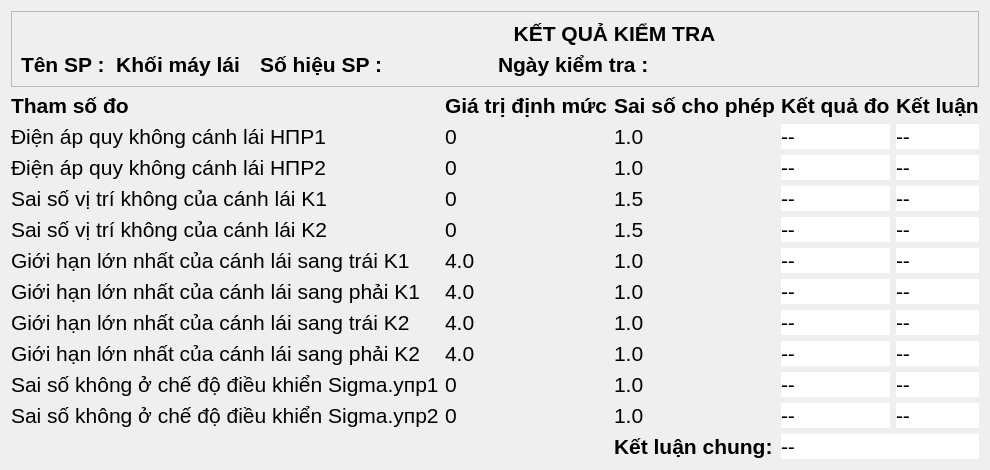
      <widget class="QWidget" name="tab_3">
       <attribute name="title">
        <string>Đo máy lái</string>
       </attribute>
       <layout class="QGridLayout" name="gridLayout_2">
        <item row="11" column="1">
         <widget class="QLabel" name="label_68">
          <property name="font">
           <font>
            <pointsize>16</pointsize>
           </font>
          </property>
          <property name="text">
           <string>0</string>
          </property>
         </widget>
        </item>
        <item row="11" column="2">
         <widget class="QLabel" name="label_69">
          <property name="font">
           <font>
            <pointsize>16</pointsize>
           </font>
          </property>
          <property name="text">
           <string>1.0</string>
          </property>
         </widget>
        </item>
        <item row="11" column="3">
         <widget class="QLabel" name="label_mlkq_10">
          <property name="font">
           <font>
            <pointsize>16</pointsize>
           </font>
          </property>
          <property name="autoFillBackground">
           <bool>false</bool>
          </property>
          <property name="styleSheet">
           <string notr="true">background-color: rgb(255, 255, 255);</string>
          </property>
          <property name="text">
           <string>--</string>
          </property>
         </widget>
        </item>
        <item row="11" column="4">
         <widget class="QLabel" name="label_mlkl_10">
          <property name="font">
           <font>
            <pointsize>16</pointsize>
           </font>
          </property>
          <property name="autoFillBackground">
           <bool>false</bool>
          </property>
          <property name="styleSheet">
           <string notr="true">background-color: rgb(255, 255, 255);</string>
          </property>
          <property name="text">
           <string>--</string>
          </property>
         </widget>
        </item>
        <item row="9" column="0">
         <widget class="QLabel" name="label_47">
          <property name="font">
           <font>
            <pointsize>16</pointsize>
           </font>
          </property>
          <property name="text">
           <string>Giới hạn lớn nhất của cánh lái sang phải K2</string>
          </property>
         </widget>
        </item>
        <item row="10" column="0">
         <widget class="QLabel" name="label_48">
          <property name="font">
           <font>
            <pointsize>16</pointsize>
           </font>
          </property>
          <property name="text">
           <string>Sai số không ở chế độ điều khiển Sigma.упр1</string>
          </property>
         </widget>
        </item>
        <item row="2" column="1">
         <widget class="QLabel" name="label_49">
          <property name="font">
           <font>
            <pointsize>16</pointsize>
           </font>
          </property>
          <property name="text">
           <string>0</string>
          </property>
         </widget>
        </item>
        <item row="3" column="1">
         <widget class="QLabel" name="label_50">
          <property name="font">
           <font>
            <pointsize>16</pointsize>
           </font>
          </property>
          <property name="text">
           <string>0</string>
          </property>
         </widget>
        </item>
        <item row="4" column="1">
         <widget class="QLabel" name="label_51">
          <property name="font">
           <font>
            <pointsize>16</pointsize>
           </font>
          </property>
          <property name="text">
           <string>0</string>
          </property>
         </widget>
        </item>
        <item row="5" column="1">
         <widget class="QLabel" name="label_52">
          <property name="font">
           <font>
            <pointsize>16</pointsize>
           </font>
          </property>
          <property name="text">
           <string>0</string>
          </property>
         </widget>
        </item>
        <item row="6" column="1">
         <widget class="QLabel" name="label_53">
          <property name="font">
           <font>
            <pointsize>16</pointsize>
           </font>
          </property>
          <property name="text">
           <string>4.0</string>
          </property>
         </widget>
        </item>
        <item row="7" column="1">
         <widget class="QLabel" name="label_54">
          <property name="font">
           <font>
            <pointsize>16</pointsize>
           </font>
          </property>
          <property name="text">
           <string>4.0</string>
          </property>
         </widget>
        </item>
        <item row="8" column="1">
         <widget class="QLabel" name="label_55">
          <property name="font">
           <font>
            <pointsize>16</pointsize>
           </font>
          </property>
          <property name="text">
           <string>4.0</string>
          </property>
         </widget>
        </item>
        <item row="2" column="2">
         <widget class="QLabel" name="label_58">
          <property name="font">
           <font>
            <pointsize>16</pointsize>
           </font>
          </property>
          <property name="text">
           <string>1.0</string>
          </property>
         </widget>
        </item>
        <item row="9" column="1">
         <widget class="QLabel" name="label_56">
          <property name="font">
           <font>
            <pointsize>16</pointsize>
           </font>
          </property>
          <property name="text">
           <string>4.0</string>
          </property>
         </widget>
        </item>
        <item row="10" column="1">
         <widget class="QLabel" name="label_57">
          <property name="font">
           <font>
            <pointsize>16</pointsize>
           </font>
          </property>
          <property name="text">
           <string>0</string>
          </property>
         </widget>
        </item>
        <item row="3" column="2">
         <widget class="QLabel" name="label_59">
          <property name="font">
           <font>
            <pointsize>16</pointsize>
           </font>
          </property>
          <property name="text">
           <string>1.0</string>
          </property>
         </widget>
        </item>
        <item row="4" column="2">
         <widget class="QLabel" name="label_60">
          <property name="font">
           <font>
            <pointsize>16</pointsize>
           </font>
          </property>
          <property name="text">
           <string>1.5</string>
          </property>
         </widget>
        </item>
        <item row="5" column="2">
         <widget class="QLabel" name="label_61">
          <property name="font">
           <font>
            <pointsize>16</pointsize>
           </font>
          </property>
          <property name="text">
           <string>1.5</string>
          </property>
         </widget>
        </item>
        <item row="6" column="2">
         <widget class="QLabel" name="label_62">
          <property name="font">
           <font>
            <pointsize>16</pointsize>
           </font>
          </property>
          <property name="text">
           <string>1.0</string>
          </property>
         </widget>
        </item>
        <item row="7" column="2">
         <widget class="QLabel" name="label_63">
          <property name="font">
           <font>
            <pointsize>16</pointsize>
           </font>
          </property>
          <property name="text">
           <string>1.0</string>
          </property>
         </widget>
        </item>
        <item row="8" column="2">
         <widget class="QLabel" name="label_64">
          <property name="font">
           <font>
            <pointsize>16</pointsize>
           </font>
          </property>
          <property name="text">
           <string>1.0</string>
          </property>
         </widget>
        </item>
        <item row="9" column="2">
         <widget class="QLabel" name="label_65">
          <property name="font">
           <font>
            <pointsize>16</pointsize>
           </font>
          </property>
          <property name="text">
           <string>1.0</string>
          </property>
         </widget>
        </item>
        <item row="10" column="2">
         <widget class="QLabel" name="label_66">
          <property name="font">
           <font>
            <pointsize>16</pointsize>
           </font>
          </property>
          <property name="text">
           <string>1.0</string>
          </property>
         </widget>
        </item>
        <item row="11" column="0">
         <widget class="QLabel" name="label_67">
          <property name="font">
           <font>
            <pointsize>16</pointsize>
           </font>
          </property>
          <property name="text">
           <string>Sai số không ở chế độ điều khiển Sigma.упр2</string>
          </property>
         </widget>
        </item>
        <item row="2" column="4">
         <widget class="QLabel" name="label_mlkl_1">
          <property name="font">
           <font>
            <pointsize>16</pointsize>
           </font>
          </property>
          <property name="autoFillBackground">
           <bool>false</bool>
          </property>
          <property name="styleSheet">
           <string notr="true">background-color: rgb(255, 255, 255);</string>
          </property>
          <property name="text">
           <string>--</string>
          </property>
         </widget>
        </item>
        <item row="3" column="3">
         <widget class="QLabel" name="label_mlkq_2">
          <property name="font">
           <font>
            <pointsize>16</pointsize>
           </font>
          </property>
          <property name="autoFillBackground">
           <bool>false</bool>
          </property>
          <property name="styleSheet">
           <string notr="true">background-color: rgb(255, 255, 255);</string>
          </property>
          <property name="text">
           <string>--</string>
          </property>
         </widget>
        </item>
        <item row="4" column="3">
         <widget class="QLabel" name="label_mlkq_3">
          <property name="font">
           <font>
            <pointsize>16</pointsize>
           </font>
          </property>
          <property name="autoFillBackground">
           <bool>false</bool>
          </property>
          <property name="styleSheet">
           <string notr="true">background-color: rgb(255, 255, 255);</string>
          </property>
          <property name="text">
           <string>--</string>
          </property>
         </widget>
        </item>
        <item row="5" column="3">
         <widget class="QLabel" name="label_mlkq_4">
          <property name="font">
           <font>
            <pointsize>16</pointsize>
           </font>
          </property>
          <property name="autoFillBackground">
           <bool>false</bool>
          </property>
          <property name="styleSheet">
           <string notr="true">background-color: rgb(255, 255, 255);</string>
          </property>
          <property name="text">
           <string>--</string>
          </property>
         </widget>
        </item>
        <item row="6" column="3">
         <widget class="QLabel" name="label_mlkq_5">
          <property name="font">
           <font>
            <pointsize>16</pointsize>
           </font>
          </property>
          <property name="autoFillBackground">
           <bool>false</bool>
          </property>
          <property name="styleSheet">
           <string notr="true">background-color: rgb(255, 255, 255);</string>
          </property>
          <property name="text">
           <string>--</string>
          </property>
         </widget>
        </item>
        <item row="7" column="3">
         <widget class="QLabel" name="label_mlkq_6">
          <property name="font">
           <font>
            <pointsize>16</pointsize>
           </font>
          </property>
          <property name="autoFillBackground">
           <bool>false</bool>
          </property>
          <property name="styleSheet">
           <string notr="true">background-color: rgb(255, 255, 255);</string>
          </property>
          <property name="text">
           <string>--</string>
          </property>
         </widget>
        </item>
        <item row="8" column="3">
         <widget class="QLabel" name="label_mlkq_7">
          <property name="font">
           <font>
            <pointsize>16</pointsize>
           </font>
          </property>
          <property name="autoFillBackground">
           <bool>false</bool>
          </property>
          <property name="styleSheet">
           <string notr="true">background-color: rgb(255, 255, 255);</string>
          </property>
          <property name="text">
           <string>--</string>
          </property>
         </widget>
        </item>
        <item row="9" column="3">
         <widget class="QLabel" name="label_mlkq_8">
          <property name="font">
           <font>
            <pointsize>16</pointsize>
           </font>
          </property>
          <property name="autoFillBackground">
           <bool>false</bool>
          </property>
          <property name="styleSheet">
           <string notr="true">background-color: rgb(255, 255, 255);</string>
          </property>
          <property name="text">
           <string>--</string>
          </property>
         </widget>
        </item>
        <item row="6" column="4">
         <widget class="QLabel" name="label_mlkl_5">
          <property name="font">
           <font>
            <pointsize>16</pointsize>
           </font>
          </property>
          <property name="autoFillBackground">
           <bool>false</bool>
          </property>
          <property name="styleSheet">
           <string notr="true">background-color: rgb(255, 255, 255);</string>
          </property>
          <property name="text">
           <string>--</string>
          </property>
         </widget>
        </item>
        <item row="7" column="4">
         <widget class="QLabel" name="label_mlkl_6">
          <property name="font">
           <font>
            <pointsize>16</pointsize>
           </font>
          </property>
          <property name="autoFillBackground">
           <bool>false</bool>
          </property>
          <property name="styleSheet">
           <string notr="true">background-color: rgb(255, 255, 255);</string>
          </property>
          <property name="text">
           <string>--</string>
          </property>
         </widget>
        </item>
        <item row="8" column="4">
         <widget class="QLabel" name="label_mlkl_7">
          <property name="font">
           <font>
            <pointsize>16</pointsize>
           </font>
          </property>
          <property name="autoFillBackground">
           <bool>false</bool>
          </property>
          <property name="styleSheet">
           <string notr="true">background-color: rgb(255, 255, 255);</string>
          </property>
          <property name="text">
           <string>--</string>
          </property>
         </widget>
        </item>
        <item row="9" column="4">
         <widget class="QLabel" name="label_mlkl_8">
          <property name="font">
           <font>
            <pointsize>16</pointsize>
           </font>
          </property>
          <property name="autoFillBackground">
           <bool>false</bool>
          </property>
          <property name="styleSheet">
           <string notr="true">background-color: rgb(255, 255, 255);</string>
          </property>
          <property name="text">
           <string>--</string>
          </property>
         </widget>
        </item>
        <item row="10" column="4">
         <widget class="QLabel" name="label_mlkl_9">
          <property name="font">
           <font>
            <pointsize>16</pointsize>
           </font>
          </property>
          <property name="autoFillBackground">
           <bool>false</bool>
          </property>
          <property name="styleSheet">
           <string notr="true">background-color: rgb(255, 255, 255);</string>
          </property>
          <property name="text">
           <string>--</string>
          </property>
         </widget>
        </item>
        <item row="2" column="0">
         <widget class="QLabel" name="label_40">
          <property name="font">
           <font>
            <pointsize>16</pointsize>
           </font>
          </property>
          <property name="text">
           <string>Điện áp quy không cánh lái НПР1</string>
          </property>
         </widget>
        </item>
        <item row="3" column="0">
         <widget class="QLabel" name="label_41">
          <property name="font">
           <font>
            <pointsize>16</pointsize>
           </font>
          </property>
          <property name="text">
           <string>Điện áp quy không cánh lái НПР2</string>
          </property>
         </widget>
        </item>
        <item row="4" column="0">
         <widget class="QLabel" name="label_42">
          <property name="font">
           <font>
            <pointsize>16</pointsize>
           </font>
          </property>
          <property name="text">
           <string>Sai số vị trí không của cánh lái K1</string>
          </property>
         </widget>
        </item>
        <item row="5" column="0">
         <widget class="QLabel" name="label_43">
          <property name="font">
           <font>
            <pointsize>16</pointsize>
           </font>
          </property>
          <property name="text">
           <string>Sai số vị trí không của cánh lái K2</string>
          </property>
         </widget>
        </item>
        <item row="6" column="0">
         <widget class="QLabel" name="label_44">
          <property name="font">
           <font>
            <pointsize>16</pointsize>
           </font>
          </property>
          <property name="text">
           <string>Giới hạn lớn nhất của cánh lái sang trái K1</string>
          </property>
         </widget>
        </item>
        <item row="7" column="0">
         <widget class="QLabel" name="label_45">
          <property name="font">
           <font>
            <pointsize>16</pointsize>
           </font>
          </property>
          <property name="text">
           <string>Giới hạn lớn nhất của cánh lái sang phải K1</string>
          </property>
         </widget>
        </item>
        <item row="8" column="0">
         <widget class="QLabel" name="label_46">
          <property name="font">
           <font>
            <pointsize>16</pointsize>
           </font>
          </property>
          <property name="text">
           <string>Giới hạn lớn nhất của cánh lái sang trái K2</string>
          </property>
         </widget>
        </item>
        <item row="5" column="4">
         <widget class="QLabel" name="label_mlkl_4">
          <property name="font">
           <font>
            <pointsize>16</pointsize>
           </font>
          </property>
          <property name="autoFillBackground">
           <bool>false</bool>
          </property>
          <property name="styleSheet">
           <string notr="true">background-color: rgb(255, 255, 255);</string>
          </property>
          <property name="text">
           <string>--</string>
          </property>
         </widget>
        </item>
        <item row="4" column="4">
         <widget class="QLabel" name="label_mlkl_3">
          <property name="font">
           <font>
            <pointsize>16</pointsize>
           </font>
          </property>
          <property name="autoFillBackground">
           <bool>false</bool>
          </property>
          <property name="styleSheet">
           <string notr="true">background-color: rgb(255, 255, 255);</string>
          </property>
          <property name="text">
           <string>--</string>
          </property>
         </widget>
        </item>
        <item row="3" column="4">
         <widget class="QLabel" name="label_mlkl_2">
          <property name="font">
           <font>
            <pointsize>16</pointsize>
           </font>
          </property>
          <property name="autoFillBackground">
           <bool>false</bool>
          </property>
          <property name="styleSheet">
           <string notr="true">background-color: rgb(255, 255, 255);</string>
          </property>
          <property name="text">
           <string>--</string>
          </property>
         </widget>
        </item>
        <item row="10" column="3">
         <widget class="QLabel" name="label_mlkq_9">
          <property name="font">
           <font>
            <pointsize>16</pointsize>
           </font>
          </property>
          <property name="autoFillBackground">
           <bool>false</bool>
          </property>
          <property name="styleSheet">
           <string notr="true">background-color: rgb(255, 255, 255);</string>
          </property>
          <property name="text">
           <string>--</string>
          </property>
         </widget>
        </item>
        <item row="1" column="0">
         <widget class="QLabel" name="label_38">
          <property name="font">
           <font>
            <pointsize>16</pointsize>
            <weight>75</weight>
            <bold>true</bold>
           </font>
          </property>
          <property name="text">
           <string>Tham số đo</string>
          </property>
          <property name="textFormat">
           <enum>Qt::PlainText</enum>
          </property>
         </widget>
        </item>
        <item row="1" column="1">
         <widget class="QLabel" name="label_37">
          <property name="font">
           <font>
            <pointsize>16</pointsize>
            <weight>75</weight>
            <bold>true</bold>
           </font>
          </property>
          <property name="text">
           <string>Giá trị định mức</string>
          </property>
          <property name="textFormat">
           <enum>Qt::PlainText</enum>
          </property>
         </widget>
        </item>
        <item row="1" column="2">
         <widget class="QLabel" name="label_36">
          <property name="font">
           <font>
            <pointsize>16</pointsize>
            <weight>75</weight>
            <bold>true</bold>
           </font>
          </property>
          <property name="text">
           <string>Sai số cho phép</string>
          </property>
          <property name="textFormat">
           <enum>Qt::PlainText</enum>
          </property>
         </widget>
        </item>
        <item row="1" column="3">
         <widget class="QLabel" name="label_mlkq">
          <property name="font">
           <font>
            <pointsize>16</pointsize>
            <weight>75</weight>
            <bold>true</bold>
           </font>
          </property>
          <property name="text">
           <string>Kết quả đo</string>
          </property>
          <property name="textFormat">
           <enum>Qt::PlainText</enum>
          </property>
         </widget>
        </item>
        <item row="1" column="4">
         <widget class="QLabel" name="label_mlkl">
          <property name="font">
           <font>
            <pointsize>16</pointsize>
            <weight>75</weight>
            <bold>true</bold>
           </font>
          </property>
          <property name="text">
           <string>Kết luận</string>
          </property>
          <property name="textFormat">
           <enum>Qt::PlainText</enum>
          </property>
         </widget>
        </item>
        <item row="2" column="3">
         <widget class="QLabel" name="label_mlkq_1">
          <property name="font">
           <font>
            <pointsize>16</pointsize>
           </font>
          </property>
          <property name="autoFillBackground">
           <bool>false</bool>
          </property>
          <property name="styleSheet">
           <string notr="true">background-color: rgb(255, 255, 255);</string>
          </property>
          <property name="text">
           <string>--</string>
          </property>
         </widget>
        </item>
        <item row="12" column="3" colspan="2">
         <widget class="QLabel" name="label_mlkq_11">
          <property name="font">
           <font>
            <pointsize>16</pointsize>
           </font>
          </property>
          <property name="autoFillBackground">
           <bool>false</bool>
          </property>
          <property name="styleSheet">
           <string notr="true">background-color: rgb(255, 255, 255);</string>
          </property>
          <property name="text">
           <string>--</string>
          </property>
         </widget>
        </item>
        <item row="12" column="2">
         <widget class="QLabel" name="label_74">
          <property name="font">
           <font>
            <pointsize>16</pointsize>
            <weight>75</weight>
            <bold>true</bold>
           </font>
          </property>
          <property name="text">
           <string>Kết luận chung:</string>
          </property>
         </widget>
        </item>
        <item row="0" column="0" colspan="5">
         <widget class="QFrame" name="frame_3">
          <property name="font">
           <font>
            <pointsize>16</pointsize>
           </font>
          </property>
          <property name="styleSheet">
           <string notr="true">border-width :0px;</string>
          </property>
          <property name="frameShape">
           <enum>QFrame::StyledPanel</enum>
          </property>
          <property name="frameShadow">
           <enum>QFrame::Raised</enum>
          </property>
          <layout class="QGridLayout" name="gridLayout_8">
           <item row="2" column="0">
            <widget class="QLabel" name="label_81">
             <property name="font">
              <font>
               <pointsize>16</pointsize>
               <weight>75</weight>
               <bold>true</bold>
              </font>
             </property>
             <property name="text">
              <string>Tên SP :  Khối máy lái</string>
             </property>
            </widget>
           </item>
           <item row="2" column="1">
            <widget class="QLabel" name="label_82">
             <property name="font">
              <font>
               <pointsize>16</pointsize>
               <weight>75</weight>
               <bold>true</bold>
              </font>
             </property>
             <property name="text">
              <string>Số hiệu SP :</string>
             </property>
            </widget>
           </item>
           <item row="0" column="1" colspan="3">
            <widget class="QLabel" name="label_83">
             <property name="font">
              <font>
               <pointsize>16</pointsize>
               <weight>75</weight>
               <bold>true</bold>
              </font>
             </property>
             <property name="styleSheet">
              <string notr="true"/>
             </property>
             <property name="text">
              <string>KẾT QUẢ KIỂM TRA</string>
             </property>
             <property name="alignment">
              <set>Qt::AlignCenter</set>
             </property>
            </widget>
           </item>
           <item row="2" column="2">
            <widget class="QLabel" name="label_84">
             <property name="font">
              <font>
               <pointsize>16</pointsize>
               <weight>75</weight>
               <bold>true</bold>
              </font>
             </property>
             <property name="text">
              <string>Ngày kiểm tra :</string>
             </property>
            </widget>
           </item>
          </layout>
         </widget>
        </item>
       </layout>
      </widget>
